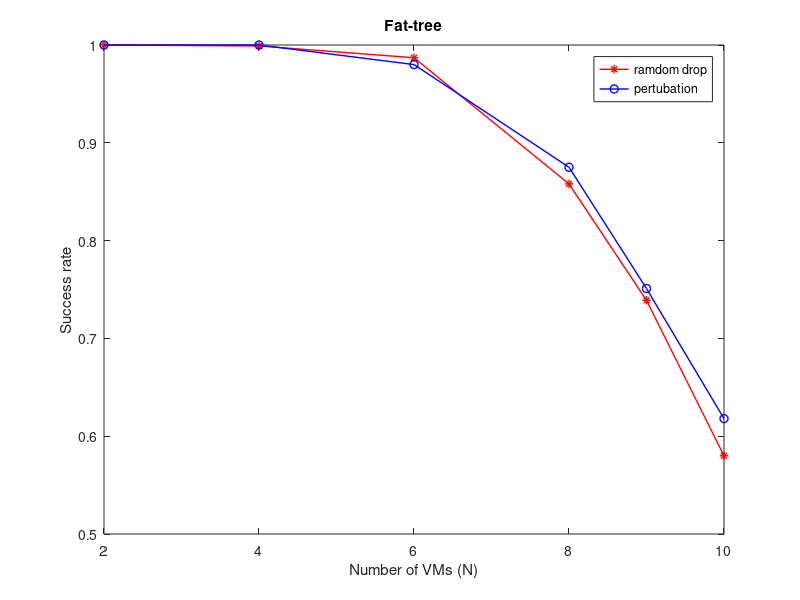
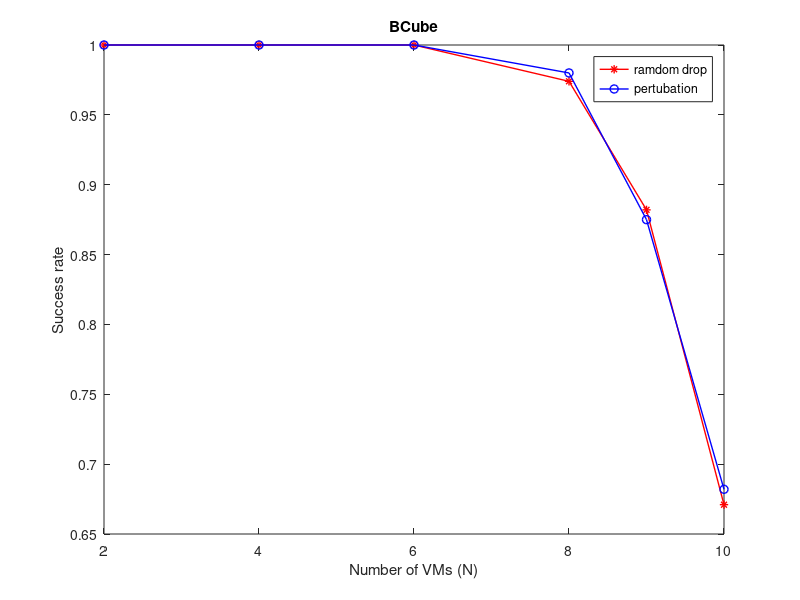
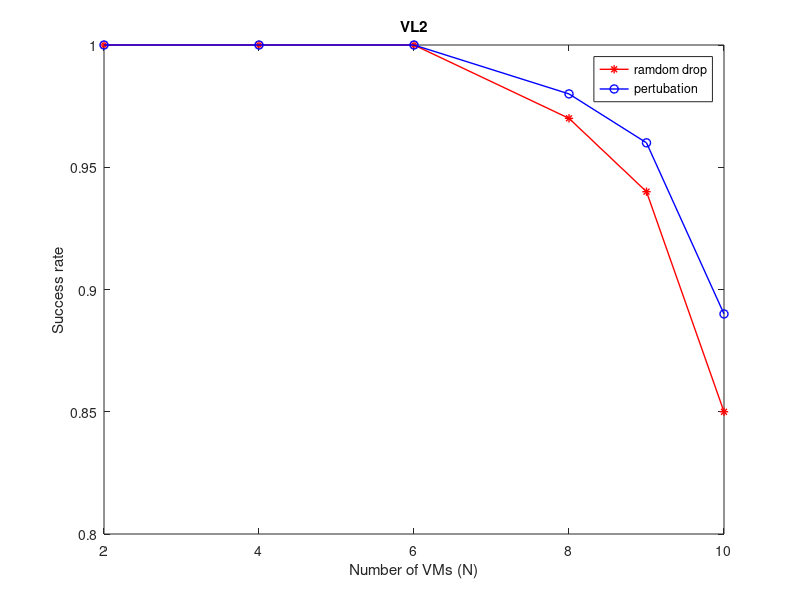

Reproduce these figures in MATLAB, in order.
clear all;
close all;


%Fat-tree
N=[2,4,6,8,9,10];
suc_randrop=[ 1 0.999 0.987 0.858 0.739 0.58 ];   %success_rate backtracking
suc_pert=[ 1 1 0.98 0.875 0.751 0.618];   %success_rate pertuabtion 

figure;
h1=plot(N,suc_randrop,N,suc_pert);
title('Fat-tree');

xlabel('Number of VMs (N)');
ylabel('Success rate');
legend(h1,'ramdom drop','pertubation');
set(gca,'XLim',[2,10]);
set(h1,{'Color'},{'r';'b'});
set(h1,{'Marker'},{'*';'O'});
set(h1,'LineWidth',1);

%BCube
N=[2,4,6,8,9,10];
suc_randrop=[1 1 1 0.974 0.882 0.671];   %success_rate backtracking
suc_pert=[ 1 1 1 0.98 0.875 0.682 ];   %success_rate pertuabtion 

figure;
h1=plot(N,suc_randrop,N,suc_pert);
title('BCube');

xlabel('Number of VMs (N)');
ylabel('Success rate');
legend(h1,'ramdom drop','pertubation');
set(gca,'XLim',[2,10]);
set(h1,{'Color'},{'r';'b'});
set(h1,{'Marker'},{'*';'O'});
set(h1,'LineWidth',1);

%Vl2
N=[2,4,6,8,9,10];
suc_randrop=[1 1 1 0.97 0.94 0.85 ];   %success_rate backtracking
suc_pert=[  1 1 1 0.98 0.96 0.89  ];   %success_rate pertuabtion 

figure;
h1=plot(N,suc_randrop,N,suc_pert);
title('VL2');

xlabel('Number of VMs (N)');
ylabel('Success rate');
legend(h1,'ramdom drop','pertubation');
set(gca,'XLim',[2,10]);
set(h1,{'Color'},{'r';'b'});
set(h1,{'Marker'},{'*';'O'});
set(h1,'LineWidth',1);


